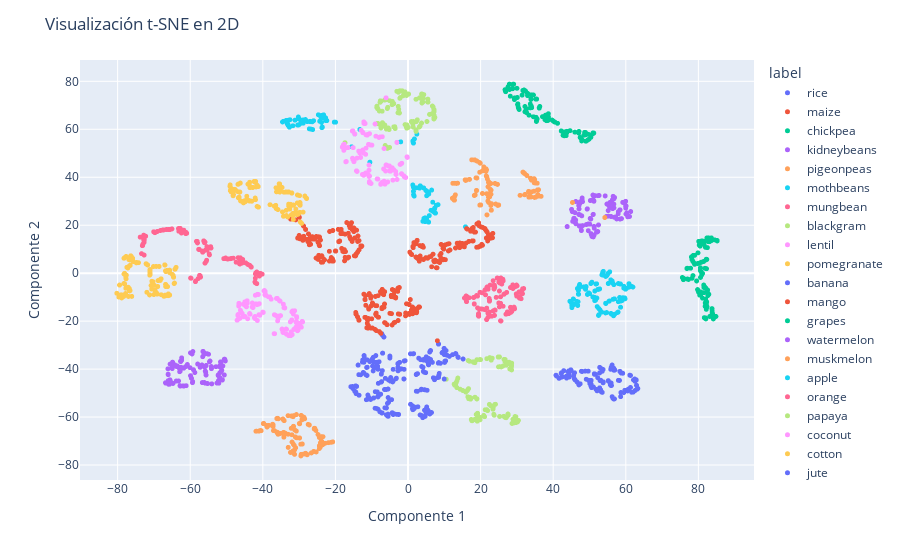

Write notebook code for a chart like this one.
### Code cell
tsne = TSNE(n_components=2, random_state=0, perplexity=10)  # Aplicar t-SNE para reducir a 2 dimensiones
projections_tsne = tsne.fit_transform(df_std)

df_tsne = pd.DataFrame(projections_tsne, columns=['Componente 1', 'Componente 2']) # df datos transformados

df_tsne['label'] = df['label']  # Agregar la columna 'label' 

# Graficar los datos en 2D usando Plotly Express
fig = px.scatter(df_tsne, x='Componente 1', y='Componente 2', color='label', labels={'color': 'label'})
fig.update_traces(marker_size=5)
fig.update_layout(title='Visualización t-SNE en 2D')
fig.show()
